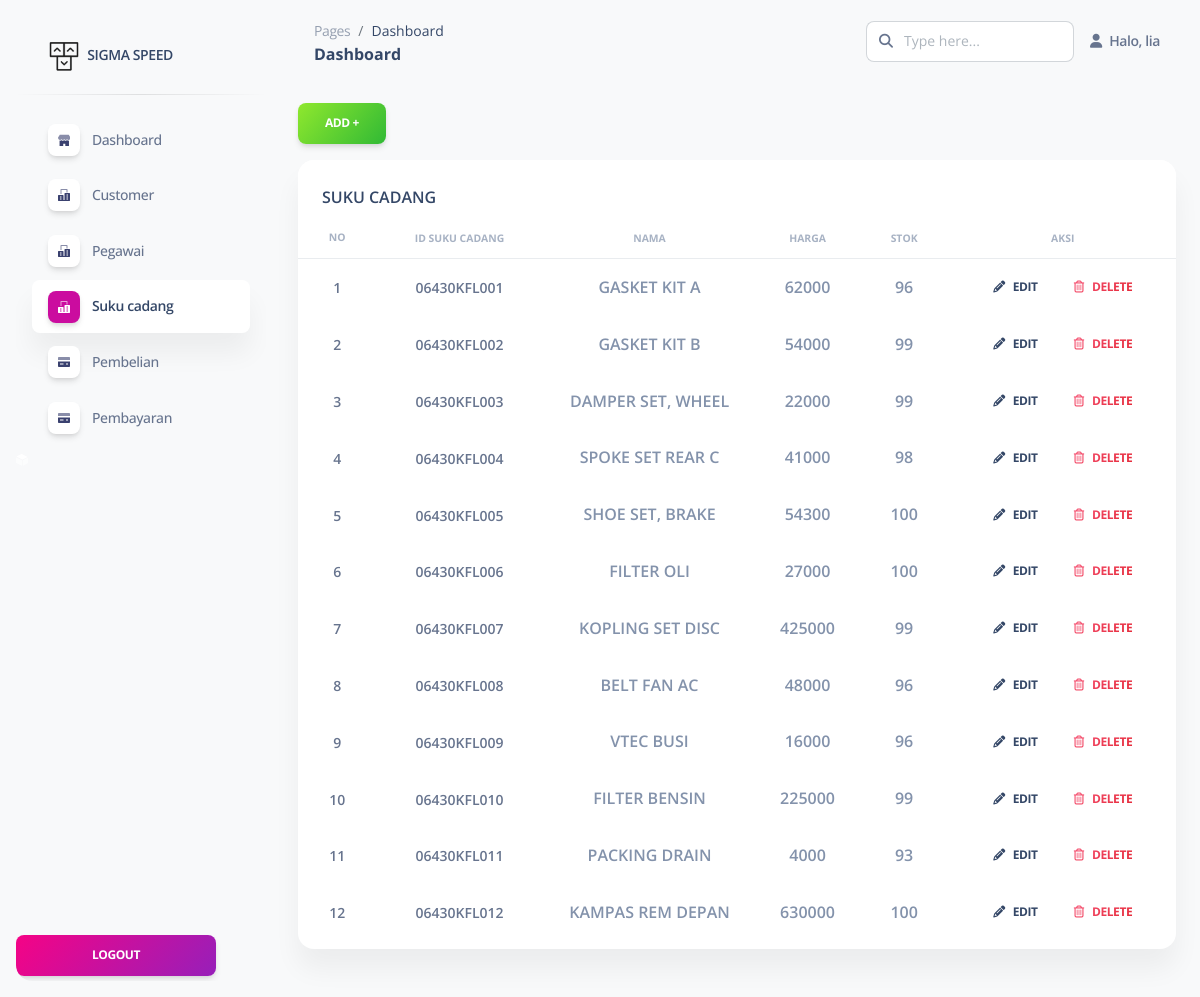
The app's page /pages-admin/suku_cadang.php (signed in) with its own data.
### tables this page shows
CREATE TABLE `suku_cadang` (
  `ID_Suku_Cadang` varchar(20) NOT NULL,
  `Nama_Suku_cadang` varchar(30) NOT NULL,
  `Harga_Satuan` int(11) NOT NULL,
  `stok` int(11) NOT NULL,
  `gambar` text DEFAULT NULL
);

### pages-admin/suku_cadang.php (the view, shortened to what this page needs)
<?php
include_once('../config/database.php');
?>
<!DOCTYPE html>
<html lang="en">
<head>
  <link href="../assets/css/nucleo-icons.css" rel="stylesheet" />
  <link href="../assets/css/nucleo-svg.css" rel="stylesheet" />
  <link href="../assets/css/nucleo-svg.css" rel="stylesheet" />
  <link id="pagestyle" href="../assets/css/soft-ui-dashboard.css?v=1.0.3" rel="stylesheet" />
</head>
<body class="g-sidenav-show  bg-gray-100">
<?php
if (isset($_SESSION['user_logged'])) {
	?>
  <aside class="sidenav navbar navbar-vertical navbar-expand-xs border-0 border-radius-xl my-3 fixed-start ms-3 " id="sidenav-main">
    <div class="sidenav-header">
      <a class="navbar-brand m-0" href="https://demos.creative-tim.com/soft-ui-dashboard/pages/dashboard.php" target="_blank">
        <img src="../assets/img/logo-ct.png" class="navbar-brand-img h-100" alt="main_logo">
        <span class="ms-1 font-weight-bold">SIGMA SPEED</span>
      </a>
    </div>
    <hr class="horizontal dark mt-0">
    <div class="collapse navbar-collapse  w-auto  max-height-vh-100 h-100" id="sidenav-collapse-main">
      <ul class="navbar-nav">
        <li class="nav-item">
          <a class="nav-link " href="dashboard.php">
            <div class="icon icon-shape icon-sm shadow border-radius-md bg-white text-center me-2 d-flex align-items-center justify-content-center">
            </div>
            <span class="nav-link-text ms-1">Dashboard</span>
          </a>
        </li>
        <li class="nav-item">
          <a class="nav-link " href="pemilik.php">
            <div class="icon icon-shape icon-sm shadow border-radius-md bg-white text-center me-2 d-flex align-items-center justify-content-center">
            </div>
            <span class="nav-link-text ms-1">Customer</span>
          </a>
        </li>
        <li class="nav-item">
          <a class="nav-link" href="pegawai.php">
            <div class="icon icon-shape icon-sm shadow border-radius-md bg-white text-center me-2 d-flex align-items-center justify-content-center">
            </div>
            <span class="nav-link-text ms-1">Pegawai</span>
          </a>
        </li>
        <li class="nav-item">
          <a class="nav-link active" href="suku_cadang.php">
            <div class="icon icon-shape icon-sm shadow border-radius-md bg-white text-center me-2 d-flex align-items-center justify-content-center">
            </div>
            <span class="nav-link-text ms-1">Suku cadang</span>
          </a>
        </li>
        <li class="nav-item">
          <a class="nav-link  " href="billing.php">
            <div class="icon icon-shape icon-sm shadow border-radius-md bg-white text-center me-2 d-flex align-items-center justify-content-center">
            </div>
            <span class="nav-link-text ms-1">Pembelian</span>
          </a>
        </li>
        <li class="nav-item">
          <a class="nav-link " href="pembayaran.php">
            <div class="icon icon-shape icon-sm shadow border-radius-md bg-white text-center me-2 d-flex align-items-center justify-content-center">
            </div>
            <span class="nav-link-text ms-1">Pembayaran</span>
          </a>
        </li>
        <li class="nav-item">
            </div>
            <a class="btn bg-gradient-primary mt-4 w-80" href="../pages-all/logout.php" type="button">LOGOUT</a>
  </aside>
  <main class="main-content position-relative max-height-vh-100 h-100 mt-1 border-radius-lg ">
    <nav class="navbar navbar-main navbar-expand-lg px-0 mx-4 shadow-none border-radius-xl" id="navbarBlur" navbar-scroll="true">
      <div class="container-fluid py-1 px-3">
        <nav aria-label="breadcrumb">
          <ol class="breadcrumb bg-transparent mb-0 pb-0 pt-1 px-0 me-sm-6 me-5">
            <li class="breadcrumb-item text-sm"><a class="opacity-5 text-dark" href="javascript:;">Pages</a></li>
            <li class="breadcrumb-item text-sm text-dark active" aria-current="page">Dashboard</li>
          </ol>
          <h6 class="font-weight-bolder mb-0">Dashboard</h6>
        </nav>
        <div class="collapse navbar-collapse mt-sm-0 mt-2 me-md-0 me-sm-4" id="navbar">
          <div class="ms-md-auto pe-md-3 d-flex align-items-center">
            <div class="input-group">
              <span class="input-group-text text-body"><i class="fas fa-search" aria-hidden="true"></i></span>
              <input type="text" class="form-control" placeholder="Type here...">
            </div>
          </div>
          <ul class="navbar-nav  justify-content-end">
            <li class="nav-item d-flex align-items-center">
              <a href="javascript:;" class="nav-link text-body font-weight-bold px-0">
                <i class="fa fa-user me-sm-1"></i>
                <span class="d-sm-inline d-none">
                  <?php echo "Halo, ".$_SESSION['user_name'];?>
                </span>
              </a>
            </li>
    </nav>
    <div class="container-fluid py-4">
    <a class="btn bg-gradient-success w-10  mb-3" href="create_suku_cadang.php">ADD +</a>
      <div class="row">
        <div class="col-12">
          <div class="card mb-4">
            <div class="card-header pb-0">
              <h6>SUKU CADANG</h6>
            </div>
            <div class="card-body px-0 pt-0 pb-2">
              <div class="table-responsive p-0">
                <table class="table align-items-center mb-0">
                  <thead>
                    <tr>
                      <th class="text-uppercase text-secondary text-xxs font-weight-bolder opacity-7 align-middle text-center text-sm">No</th>
                      <th class="text-center text-uppercase text-secondary text-xxs font-weight-bolder opacity-7">ID suku cadang</th>
                      <th class="text-center text-uppercase text-secondary text-xxs font-weight-bolder opacity-7">Nama</th>
                      <th class="text-center text-uppercase text-secondary text-xxs font-weight-bolder opacity-7">Harga</th>
                      <th class="text-center text-uppercase text-secondary text-xxs font-weight-bolder opacity-7">Stok</th>
                      <th class="text-center text-uppercase text-secondary text-xxs font-weight-bolder opacity-7">Aksi</th>
                    </tr>
                  </thead>
                 <tbody>
                    <?php
                     $tabel_suku_cadang = mysqli_query($mysqli,"SELECT * FROM suku_cadang");
                     $counter = 1;
                     while($data_suku_cadang = mysqli_fetch_array($tabel_suku_cadang)){
                    ?>
                    <tr>
                      <td class="align-middle text-center text-sm">
                      <span class="text-s font-weight-bold mb-0">
                      <?php echo $counter;  ?>
                     </span>
                    </td>
                      <td class="align-middle text-center text-sm">
                        <span class="text-s font-weight-bold mb-0">
                        <?php echo $data_suku_cadang['ID_Suku_Cadang'];  ?>
                        </span>
                      </td>
                      <td class="align-middle text-center">
                        <span class="text-secondary text-s font-weight-bold">
                        <?php echo  $data_suku_cadang['Nama_Suku_cadang'];  ?>
                        </span>
                      </td>
                      <td class="align-middle text-center">
                        <span class="text-secondary text-s font-weight-bold">
                        <?php echo  $data_suku_cadang['Harga_Satuan'];  ?>
                        </span>
                      </td>
                      <td class="align-middle text-center">
                        <span class="text-secondary text-s font-weight-bold">
                        <?php echo  $data_suku_cadang['stok'];  ?>
                        </span>
                      </td>
                      <td class="align-middle text-center">
                      <a class="btn btn-link text-dark px-3 mb-0" href="edit_suku_cadang.php?ID_Suku_Cadang=<?php echo $data_suku_cadang['ID_Suku_Cadang']; ?>"><i class="fas fa-pencil-alt text-dark me-2" aria-hidden="true"></i>Edit</a>
                      <a class="btn btn-link text-danger text-gradient px-3 mb-0" href="hapus_suku_cadang.php?id=<?php echo $data_suku_cadang['ID_Suku_Cadang']; ?>"><i class="far fa-trash-alt me-2"></i>Delete</a>
                      </td>
                    </tr>
                  </tbody>
                  <?php
                       $counter++;
                       } ?>
                </table>
              </div>
            </div>
          </div>
        </div>
      </div>
</body>
</html>
<?php
} else {
    header('location: sign-in.php');
}
?>

### assets/css/nucleo-svg.css (style rules this page uses)
.icon { display: inline-block; color: #111111; height: 1em; width: 1em; }
.icon-sm { height: 0.8em; width: 0.8em; }
.icon { fill: currentColor; stroke: none; }

### records on screen
suku_cadang: ID_Suku_Cadang "06430KFL001", Nama_Suku_cadang "GASKET KIT A", Harga_Satuan "62000", stok "96"
suku_cadang: ID_Suku_Cadang "06430KFL002", Nama_Suku_cadang "GASKET KIT B", Harga_Satuan "54000", stok "99"
suku_cadang: ID_Suku_Cadang "06430KFL003", Nama_Suku_cadang "DAMPER SET, WHEEL", Harga_Satuan "22000", stok "99"
suku_cadang: ID_Suku_Cadang "06430KFL004", Nama_Suku_cadang "SPOKE SET REAR C", Harga_Satuan "41000", stok "98"
suku_cadang: ID_Suku_Cadang "06430KFL005", Nama_Suku_cadang "SHOE SET, BRAKE", Harga_Satuan "54300", stok "100"
suku_cadang: ID_Suku_Cadang "06430KFL006", Nama_Suku_cadang "FILTER OLI", Harga_Satuan "27000", stok "100"
suku_cadang: ID_Suku_Cadang "06430KFL007", Nama_Suku_cadang "KOPLING SET DISC", Harga_Satuan "425000", stok "99"
suku_cadang: ID_Suku_Cadang "06430KFL008", Nama_Suku_cadang "BELT FAN AC", Harga_Satuan "48000", stok "96"
suku_cadang: ID_Suku_Cadang "06430KFL009", Nama_Suku_cadang "VTEC BUSI", Harga_Satuan "16000", stok "96"
suku_cadang: ID_Suku_Cadang "06430KFL010", Nama_Suku_cadang "FILTER BENSIN", Harga_Satuan "225000", stok "99"
suku_cadang: ID_Suku_Cadang "06430KFL011", Nama_Suku_cadang "PACKING DRAIN", Harga_Satuan "4000", stok "93"
suku_cadang: ID_Suku_Cadang "06430KFL012", Nama_Suku_cadang "KAMPAS REM DEPAN", Harga_Satuan "630000", stok "100"

### other values on screen
$_SESSION['user_name'] "lia"
